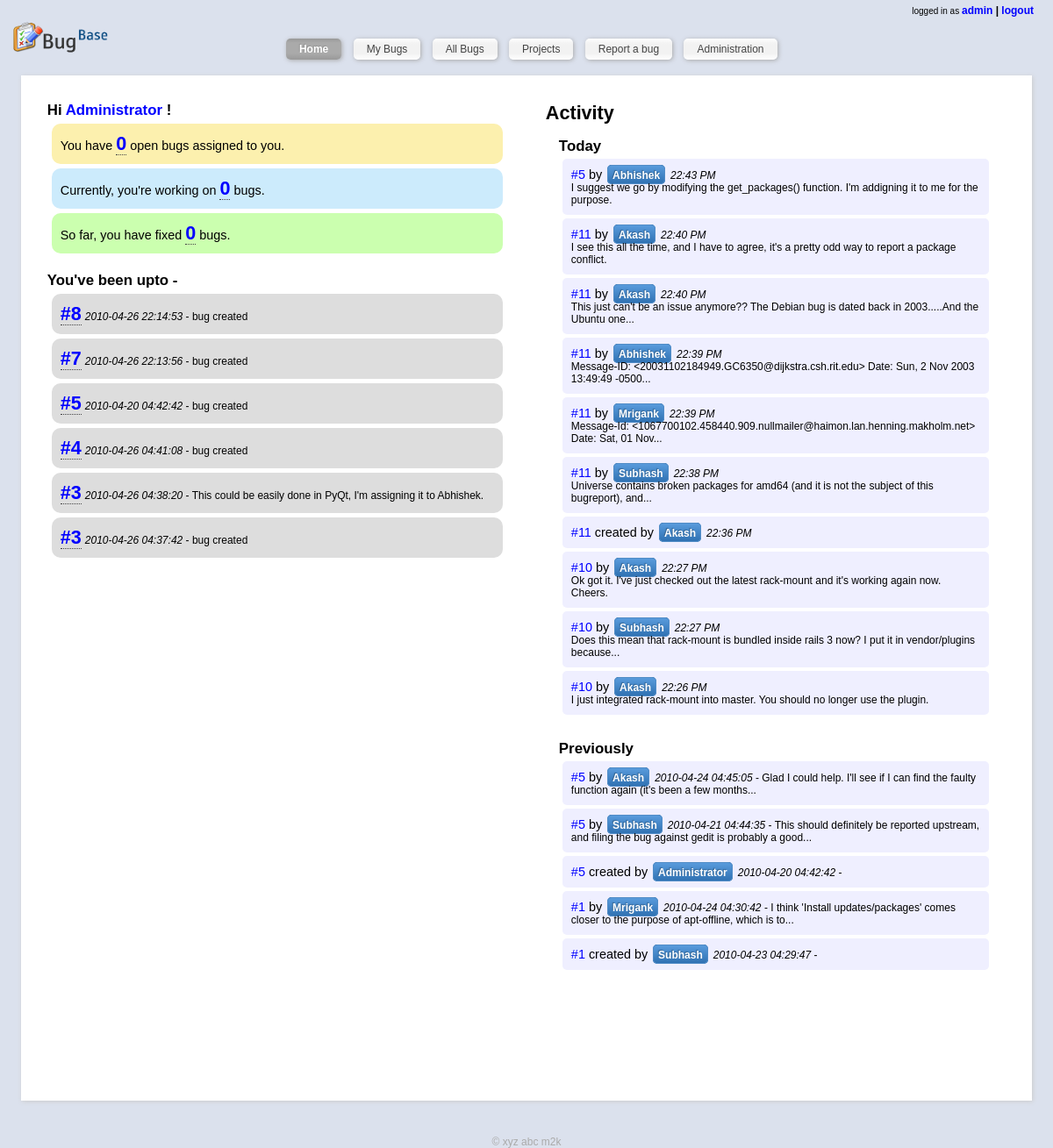
/index.php?page=home (signed in), run on the app's committed database.
### tables this page shows
CREATE TABLE IF NOT EXISTS `users` (
  `id` int(11) NOT NULL AUTO_INCREMENT,
  `username` varchar(50) NOT NULL,
  `password` varchar(500) NOT NULL,
  `name` varchar(500) NOT NULL,
  `email` varchar(500) NOT NULL DEFAULT 'none',
  `is_admin` int(11) NOT NULL DEFAULT '0',
  PRIMARY KEY (`id`)
);

CREATE TABLE IF NOT EXISTS `bughistory` (
  `id` int(11) NOT NULL AUTO_INCREMENT,
  `bug_id` int(11) NOT NULL,
  `addedBy` int(11) NOT NULL,
  `timestamp` timestamp NOT NULL DEFAULT CURRENT_TIMESTAMP,
  `status` int(11) NOT NULL,
  `comment` varchar(2000) NOT NULL DEFAULT '',
  `assignedTo` int(11) NOT NULL,
  `priority` int(11) NOT NULL,
  PRIMARY KEY (`id`)
);

### index.php (called while the page is built, shortened)
<?php
$smarty = new Smarty;
include_once('includes/models.inc.php');
if (loggedIn()){
	$template = 'home.html';
	$smarty->assign('subtitle', 'home');
} else {
	$template = 'login.html';
	$smarty->assign('subtitle', 'Login');
}
if (!isset($_GET['page']))
	$page = '';
else
	$page = $_GET['page'];
switch ($page){
	case 'home':
		if (loggedIn()){
			$template = 'home.html';
			$smarty->assign('subtitle', 'Home');
			$smarty->assign('my_open_count', getMyBugCount('open'));
			$smarty->assign('my_fixed_count', getMyBugCount('fixed'));
			$smarty->assign('my_active_count', getMyBugCount('in progress'));
			$smarty->assign('last10', last10bugs());
			$smarty->assign('bugsToday', bugsToday());
			$smarty->assign('bugsOld', bugsOld());
		}
		break;
}
$smarty->display('header.html');
$smarty->display($template);
?>

### includes/models.inc.php (called while the page is built, shortened)
<?php
function getArrayFromResult($result){
	$rows=array();
	$index = 0;
	while ($row = mysql_fetch_assoc($result)){
		$rows[$index++] = $row;
	}
	return $rows;
}
function last10bugs(){
	$query = "SELECT * from bughistory where addedBy = {$_SESSION['user_id']} order by id desc limit 10;";
	$result = mysql_query($query);
	return getArrayFromResult($result);
}
function bugsToday(){
	$query = "SELECT * FROM bughistory WHERE timestamp >= concat( DATE_SUB(curdate(), interval weekday(DATE_SUB(CURDATE(), INTERVAL 6 DAY)) DAY), ' 00:00:00') order by id desc limit 10;";
	$result = mysql_query($query);
	$today = getArrayFromResult($result);
	for ($i=0; $i<count($today); $i++){
		$query = "SELECT * from users where id={$today[$i]['addedBy']};";
		$result = mysql_query($query);
		if ($user = mysql_fetch_assoc($result)){
			$today[$i]['addedBy'] = $user['name'];
		}
	}
	return $today;
}
function bugsOld(){
	$query = "SELECT * FROM bughistory WHERE timestamp < concat( DATE_SUB(curdate(), interval weekday(DATE_SUB(CURDATE(), INTERVAL 6 DAY)) DAY), ' 00:00:00') order by id desc limit 10;";
	$result = mysql_query($query);
	$old = getArrayFromResult($result);
	for ($i=0; $i<count($old); $i++){
		$query = "SELECT * from users where id={$old[$i]['addedBy']};";
		$result = mysql_query($query);
		if ($user = mysql_fetch_assoc($result)){
			$old[$i]['addedBy'] = $user['name'];
		}
	}
	return $old;
}
?>

### libs/plugins/modifier.truncate.php (called while the page is built, shortened)
<?php
function smarty_modifier_truncate($string, $length = 80, $etc = '...',
                                  $break_words = false, $middle = false)
{
    if (strlen($string) > $length) {
        $length -= min($length, strlen($etc));
        if (!$break_words && !$middle) {
            $string = preg_replace('/\s+?(\S+)?$/', '', substr($string, 0, $length+1));
        }
        if(!$middle) {
            return substr($string, 0, $length) . $etc;
        } else {
            return substr($string, 0, $length/2) . $etc . substr($string, -$length/2);
        }
    } else {
        return $string;
    }
}
?>

### libs/plugins/modifier.escape.php (called while the page is built, shortened)
<?php
function smarty_modifier_escape($string, $esc_type = 'html', $char_set = 'ISO-8859-1')
{
    switch ($esc_type) {
        case 'html':
            return htmlspecialchars($string, ENT_QUOTES, $char_set);
    }
}
?>

### libs/plugins/shared.make_timestamp.php (called while the page is built, shortened)
<?php
function smarty_make_timestamp($string)
{
    if(empty($string)) {
        $time = time();
    } elseif (preg_match('/^\d{14}$/', $string)) {
        $time = mktime(substr($string, 8, 2),substr($string, 10, 2),substr($string, 12, 2),
                       substr($string, 4, 2),substr($string, 6, 2),substr($string, 0, 4));
    } elseif (is_numeric($string)) {
        $time = (int)$string;
    } else {
        $time = strtotime($string);
    }
    return $time;
}
?>

### libs/plugins/modifier.date_format.php (called while the page is built, shortened)
<?php
function smarty_modifier_date_format($string, $format = '%b %e, %Y', $default_date = '')
{
    if ($string != '') {
        $timestamp = smarty_make_timestamp($string);
    } elseif ($default_date != '') {
        $timestamp = smarty_make_timestamp($default_date);
    } else {
        return;
    }
    return strftime($format, $timestamp);
}
?>

### templates_c/%%FD^FDE^FDED8055%%home.html.php (the view, shortened to what this page needs)
<div id='contentSpacer'>
    <div id='leftBox'>
        <div class='welcomeReport'>
            <h3>
                Hi <a href='#'> <?php echo $this->_tpl_vars['user_fullname']; ?>
 </a> !
            </h3>
            <p class='userOpen'>
                You have <a href='/index.php?page=list&filter=self_open'><?php echo $this->_tpl_vars['my_open_count']; ?>
</a> open bugs assigned to you.
            </p>
            <p class='userWork'>
                Currently, you're working on <a href='/index.php?page=list&filter=self_working'><?php echo $this->_tpl_vars['my_active_count']; ?>
</a> bugs.
            </p>
            <p class='userClose'>
                So far, you have fixed <a href='/index.php?page=list&filter=self_fixed'><?php echo $this->_tpl_vars['my_fixed_count']; ?>
</a> bugs.
            </p>
            <br />
            <h3>You've been upto -</h3>
            <?php unset($this->_sections['i']);
$this->_sections['i']['name'] = 'i';
$this->_sections['i']['loop'] = is_array($_loop=$this->_tpl_vars['last10']) ? count($_loop) : max(0, (int)$_loop); unset($_loop);
$this->_sections['i']['show'] = true;
$this->_sections['i']['max'] = $this->_sections['i']['loop'];
$this->_sections['i']['step'] = 1;
$this->_sections['i']['start'] = $this->_sections['i']['step'] > 0 ? 0 : $this->_sections['i']['loop']-1;
if ($this->_sections['i']['show']) {
    $this->_sections['i']['total'] = $this->_sections['i']['loop'];
} else
    $this->_sections['i']['total'] = 0;
if ($this->_sections['i']['show']):
            for ($this->_sections['i']['index'] = $this->_sections['i']['start'], $this->_sections['i']['iteration'] = 1;
                 $this->_sections['i']['iteration'] <= $this->_sections['i']['total'];
                 $this->_sections['i']['index'] += $this->_sections['i']['step'], $this->_sections['i']['iteration']++):
$this->_sections['i']['rownum'] = $this->_sections['i']['iteration'];
$this->_sections['i']['index_prev'] = $this->_sections['i']['index'] - $this->_sections['i']['step'];
$this->_sections['i']['index_next'] = $this->_sections['i']['index'] + $this->_sections['i']['step'];
$this->_sections['i']['first']      = ($this->_sections['i']['iteration'] == 1);
$this->_sections['i']['last']       = ($this->_sections['i']['iteration'] == $this->_sections['i']['total']);
?>
				<p>
					<a href="/index.php?page=bug&bug_id=<?php echo $this->_tpl_vars['last10'][$this->_sections['i']['index']]['bug_id']; ?>
">#<?php echo $this->_tpl_vars['last10'][$this->_sections['i']['index']]['bug_id']; ?>
</a>
					<small><i><?php echo $this->_tpl_vars['last10'][$this->_sections['i']['index']]['timestamp']; ?>
</i> - <?php if (( $this->_tpl_vars['last10'][$this->_sections['i']['index']]['comment'] == '' )): ?> bug created <?php else: ?> <?php echo ((is_array($_tmp=((is_array($_tmp=$this->_tpl_vars['last10'][$this->_sections['i']['index']]['comment'])) ? $this->_run_mod_handler('truncate', true, $_tmp, 100, "...") : smarty_modifier_truncate($_tmp, 100, "...")))) ? $this->_run_mod_handler('escape', true, $_tmp) : smarty_modifier_escape($_tmp)); ?>
 <?php endif; ?></small>
				</p>
            <?php endfor; endif; ?>
        </div>
    </div>
    <div id='rightBox'>
        <div class='welcomeReport'>
            <h2>Activity</h2>
            <div class='activityBox' style='background:#fff;'>
                <h3>Today</h3>
                <ul>
					<?php unset($this->_sections['i']);
$this->_sections['i']['name'] = 'i';
$this->_sections['i']['loop'] = is_array($_loop=$this->_tpl_vars['bugsToday']) ? count($_loop) : max(0, (int)$_loop); unset($_loop);
$this->_sections['i']['show'] = true;
$this->_sections['i']['max'] = $this->_sections['i']['loop'];
$this->_sections['i']['step'] = 1;
$this->_sections['i']['start'] = $this->_sections['i']['step'] > 0 ? 0 : $this->_sections['i']['loop']-1;
if ($this->_sections['i']['show']) {
    $this->_sections['i']['total'] = $this->_sections['i']['loop'];
} else
    $this->_sections['i']['total'] = 0;
if ($this->_sections['i']['show']):
            for ($this->_sections['i']['index'] = $this->_sections['i']['start'], $this->_sections['i']['iteration'] = 1;
                 $this->_sections['i']['iteration'] <= $this->_sections['i']['total'];
                 $this->_sections['i']['index'] += $this->_sections['i']['step'], $this->_sections['i']['iteration']++):
$this->_sections['i']['rownum'] = $this->_sections['i']['iteration'];
$this->_sections['i']['index_prev'] = $this->_sections['i']['index'] - $this->_sections['i']['step'];
$this->_sections['i']['index_next'] = $this->_sections['i']['index'] + $this->_sections['i']['step'];
$this->_sections['i']['first']      = ($this->_sections['i']['iteration'] == 1);
$this->_sections['i']['last']       = ($this->_sections['i']['iteration'] == $this->_sections['i']['total']);
?>
						<li>
							<a href="/index.php?page=bug&bug_id=<?php echo $this->_tpl_vars['bugsToday'][$this->_sections['i']['index']]['bug_id']; ?>
">
								#<?php echo $this->_tpl_vars['bugsToday'][$this->_sections['i']['index']]['bug_id']; ?>
							</a> <?php if (( $this->_tpl_vars['bugsToday'][$this->_sections['i']['index']]['comment'] == '' )): ?>created<?php endif; ?> by <span class='bluebox'><small><?php echo $this->_tpl_vars['bugsToday'][$this->_sections['i']['index']]['addedBy']; ?>
</small></span>
							<small><i><?php echo ((is_array($_tmp=$this->_tpl_vars['bugsToday'][$this->_sections['i']['index']]['timestamp'])) ? $this->_run_mod_handler('date_format', true, $_tmp, '%H:%M %p') : smarty_modifier_date_format($_tmp, '%H:%M %p')); ?>
</i>
							<br />
							<?php echo ((is_array($_tmp=((is_array($_tmp=$this->_tpl_vars['bugsToday'][$this->_sections['i']['index']]['comment'])) ? $this->_run_mod_handler('truncate', true, $_tmp, 100, "...") : smarty_modifier_truncate($_tmp, 100, "...")))) ? $this->_run_mod_handler('escape', true, $_tmp) : smarty_modifier_escape($_tmp)); ?>
</small>
						</li>
					<?php endfor; endif; ?>
                </ul>
            </div>
            <div class='activityBox' style='background:#fff;'>
                <h3>Previously</h3>
                <ul>
                    <?php unset($this->_sections['i']);
$this->_sections['i']['name'] = 'i';
$this->_sections['i']['loop'] = is_array($_loop=$this->_tpl_vars['bugsOld']) ? count($_loop) : max(0, (int)$_loop); unset($_loop);
$this->_sections['i']['show'] = true;
$this->_sections['i']['max'] = $this->_sections['i']['loop'];
$this->_sections['i']['step'] = 1;
$this->_sections['i']['start'] = $this->_sections['i']['step'] > 0 ? 0 : $this->_sections['i']['loop']-1;
if ($this->_sections['i']['show']) {
    $this->_sections['i']['total'] = $this->_sections['i']['loop'];
} else
    $this->_sections['i']['total'] = 0;
if ($this->_sections['i']['show']):
            for ($this->_sections['i']['index'] = $this->_sections['i']['start'], $this->_sections['i']['iteration'] = 1;
                 $this->_sections['i']['iteration'] <= $this->_sections['i']['total'];
                 $this->_sections['i']['index'] += $this->_sections['i']['step'], $this->_sections['i']['iteration']++):
$this->_sections['i']['rownum'] = $this->_sections['i']['iteration'];
$this->_sections['i']['index_prev'] = $this->_sections['i']['index'] - $this->_sections['i']['step'];
$this->_sections['i']['index_next'] = $this->_sections['i']['index'] + $this->_sections['i']['step'];
$this->_sections['i']['first']      = ($this->_sections['i']['iteration'] == 1);
$this->_sections['i']['last']       = ($this->_sections['i']['iteration'] == $this->_sections['i']['total']);
?>
						<li>
							<a href="/index.php?page=bug&bug_id=<?php echo $this->_tpl_vars['bugsOld'][$this->_sections['i']['index']]['bug_id']; ?>
">
								#<?php echo $this->_tpl_vars['bugsOld'][$this->_sections['i']['index']]['bug_id']; ?>
							</a> <?php if (( $this->_tpl_vars['bugsOld'][$this->_sections['i']['index']]['comment'] == '' )): ?>created<?php endif; ?> by <span class='bluebox'><small><?php echo $this->_tpl_vars['bugsOld'][$this->_sections['i']['index']]['addedBy']; ?>
</small></span>
							<small><i><?php echo $this->_tpl_vars['bugsOld'][$this->_sections['i']['index']]['timestamp']; ?>
</i> - <?php echo ((is_array($_tmp=((is_array($_tmp=$this->_tpl_vars['bugsOld'][$this->_sections['i']['index']]['comment'])) ? $this->_run_mod_handler('truncate', true, $_tmp, 100, "...") : smarty_modifier_truncate($_tmp, 100, "...")))) ? $this->_run_mod_handler('escape', true, $_tmp) : smarty_modifier_escape($_tmp)); ?>
</small>
						</li>
					<?php endfor; endif; ?>
                </ul>
            </div>
        </div>
    </div>
</div>

### templates_c/%%71^714^714F4B17%%header.html.php (shortened to what this page needs)
<!DOCTYPE html PUBLIC "-//W3C//DTD XHTML 1.0 Transitional//EN"
  "http://www.w3.org/TR/xhtml1/DTD/xhtml1-transitional.dtd">
<html xmlns="http://www.w3.org/1999/xhtml">
<head>
  <link rel="stylesheet" href="/static/style.css" type="text/css" media="screen" title="bugbase stylesheet" charset="utf-8" />
</head>
<body>
<div id='wrapper'>
  <div id='headarea'>
    <div id='topmenu'>
		<?php if (isset ( $this->_tpl_vars['user_id'] )): ?>
			<small>logged in as </small>
			<strong>
				<a href='#'><?php echo $this->_tpl_vars['user_name']; ?>
</a> | <a href='/index.php?page=logout'>logout</a>
			</strong>
		<?php endif; ?>
    </div>
    <div id='headcontent'>
      <?php if (isset ( $this->_tpl_vars['user_id'] )): ?>
		<div class='baseLogo'>
			<a href='/'>
				<img src='/static/images/bugbase_small.png' alt='Bugbase - home' />
			</a>
		</div>
		<div class='mainMenu'>
			<ul>
				<li class='<?php if (( $this->_tpl_vars['currentpage'] == 'home' )): ?>rounded_selected<?php else: ?>rounded<?php endif; ?>'>
					<a href='/index.php?page=home'>Home</a>
				</li>
				<li class='<?php if (( $this->_tpl_vars['currentpage'] == 'mybugs' )): ?>rounded_selected<?php else: ?>rounded<?php endif; ?>'>
					<a href='/index.php?page=list&filter=self'>My Bugs</a>
				</li>
				<li class='<?php if (( $this->_tpl_vars['currentpage'] == 'allbugs' )): ?>rounded_selected<?php else: ?>rounded<?php endif; ?>'>
					<a href='/index.php?page=list'>All Bugs</a>
				</li>
				<li class='<?php if (( $this->_tpl_vars['currentpage'] == 'projects' )): ?>rounded_selected<?php else: ?>rounded<?php endif; ?>'>
					<a href='/index.php?page=projects'>Projects</a>
				</li>
				<li class='<?php if (( $this->_tpl_vars['currentpage'] == 'reportNew' )): ?>rounded_selected<?php else: ?>rounded<?php endif; ?>'>
					<a href='/index.php?page=reportNew'>Report a bug</a>
				</li>
				<?php if (( $this->_tpl_vars['isadmin'] == '1' )): ?>
					<li class='<?php if (( $this->_tpl_vars['currentpage'] == 'admin' )): ?>rounded_selected<?php else: ?>rounded<?php endif; ?>'>
						<a href='/index.php?page=admin'>Administration</a>
					</li>
				<?php endif; ?>
			</ul>
		</div>
      <?php endif; ?>
    </div>
  </div>
  <div id='content'>

### data on the page
users: username "admin", name "Administrator"
bughistory: bug "8", timestamp "2010-04-26 22:14:53", comment "bug created"
bughistory: bug "7", timestamp "2010-04-26 22:13:56", comment "bug created"
bughistory: bug "5", timestamp "2010-04-20 04:42:42", comment "bug created", status "Subhash"
bughistory: bug "4", timestamp "2010-04-26 04:41:08", comment "bug created"
bughistory: bug "3", timestamp "2010-04-26 04:38:20", comment "This could be easily done in PyQt, I'm assigning it to Abhishek."
bughistory: bug "3", timestamp "2010-04-26 04:37:42", comment "bug created", assignedTo "Abhishek", status "Akash", bug "Abhishek"
bughistory: bug "11", _sections "Akash", timestamp "22:40 PM", comment "This just can't be an issue anymore?? The Debian bug is dated back in 2003.....And the Ubuntu one..."
bughistory: bug "11", _sections "Mrigank", timestamp "22:39 PM", comment "Message-Id: <1067700102.458440.909.nullmailer@haimon.lan.henning.makholm.net> Date: Sat, 01 Nov..."
bughistory: bug "11", _sections "Subhash", timestamp "22:38 PM", comment "Universe contains broken packages for amd64 (and it is not the subject of this bugreport), and..."
bughistory: bug "11", comment "created", _sections "Akash", timestamp "22:36 PM"
bughistory: bug "10", timestamp "22:27 PM", comment "Ok got it. I've just checked out the latest rack-mount and it's working again now. Cheers.", priority "Subhash"
bughistory: bug "10", _sections "Akash", timestamp "22:26 PM", comment "I just integrated rack-mount into master. You should no longer use the plugin."
bughistory: bug "5", _sections "Akash", timestamp "2010-04-24 04:45:05", comment "Glad I could help. I'll see if I can find the faulty function again (it's been a few months..."
bughistory: bug "1", _sections "Mrigank", timestamp "2010-04-24 04:30:42", comment "I think 'Install updates/packages' comes closer to the purpose of apt-offline, which is to..."
bughistory: bug "1", comment "created", _sections "Subhash", timestamp "2010-04-23 04:29:47"

### other printed values
$this->_tpl_vars['my_open_count'] "0"
$this->_tpl_vars['my_active_count'] "0"
$this->_tpl_vars['my_fixed_count'] "0"
smarty_modifier_date_format($_tmp, '%H:%M %p') "22:43 PM"
smarty_modifier_escape($_tmp) "I suggest we go by modifying the get_packages() function. I'm addigning it to me for the purpose."
smarty_modifier_date_format($_tmp, '%H:%M %p') "22:40 PM"
smarty_modifier_escape($_tmp) "I see this all the time, and I have to agree, it's a pretty odd way to report a package conflict."
smarty_modifier_date_format($_tmp, '%H:%M %p') "22:39 PM"
smarty_modifier_escape($_tmp) "Message-ID: <20031102184949.GC6350@dijkstra.csh.rit.edu> Date: Sun, 2 Nov 2003 13:49:49 -0500..."
smarty_modifier_date_format($_tmp, '%H:%M %p') "22:27 PM"
smarty_modifier_escape($_tmp) "Does this mean that rack-mount is bundled inside rails 3 now? I put it in vendor/plugins because..."
$this->_tpl_vars['bugsOld'][$this->_sections['i']['index']]['bug_id'] "5"
smarty_modifier_escape($_tmp) "This should definitely be reported upstream, and filing the bug against gedit is probably a good..."
$this->_tpl_vars['bugsOld'][$this->_sections['i']['index']]['addedBy'] "Administrator"
